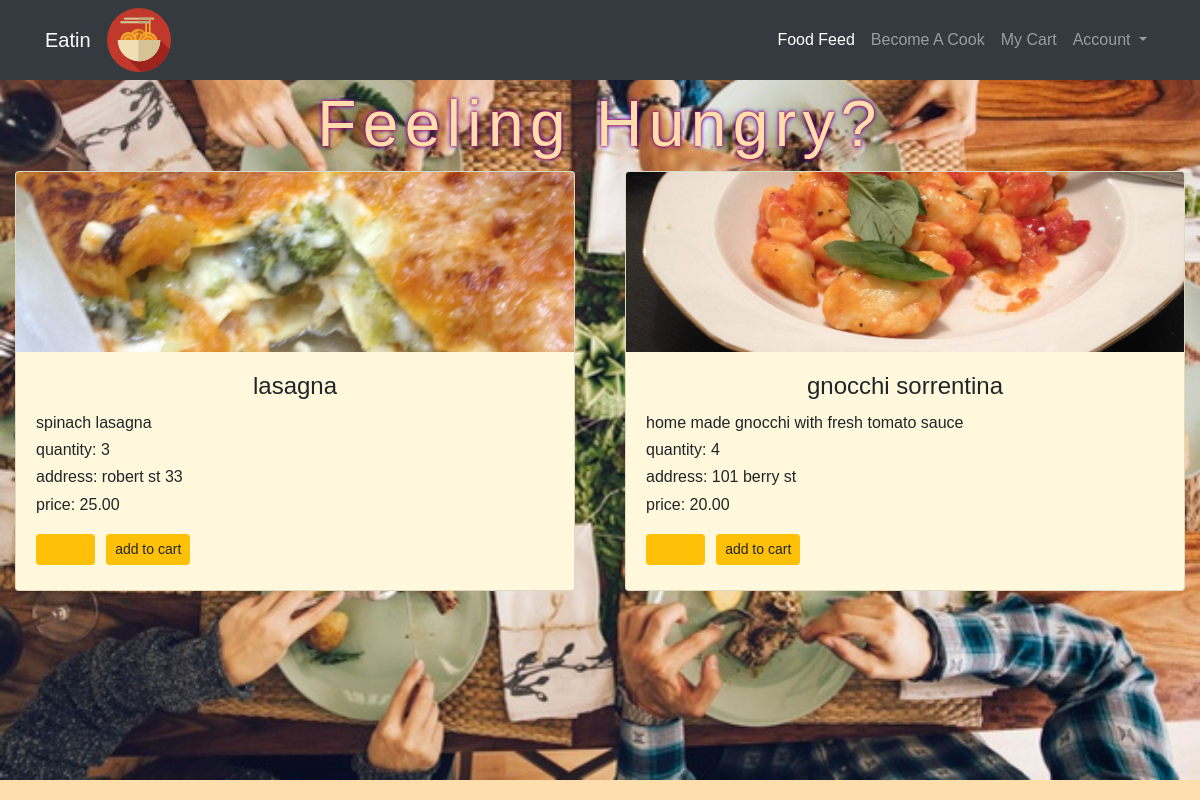
Before: /eatin/ with the older database file.
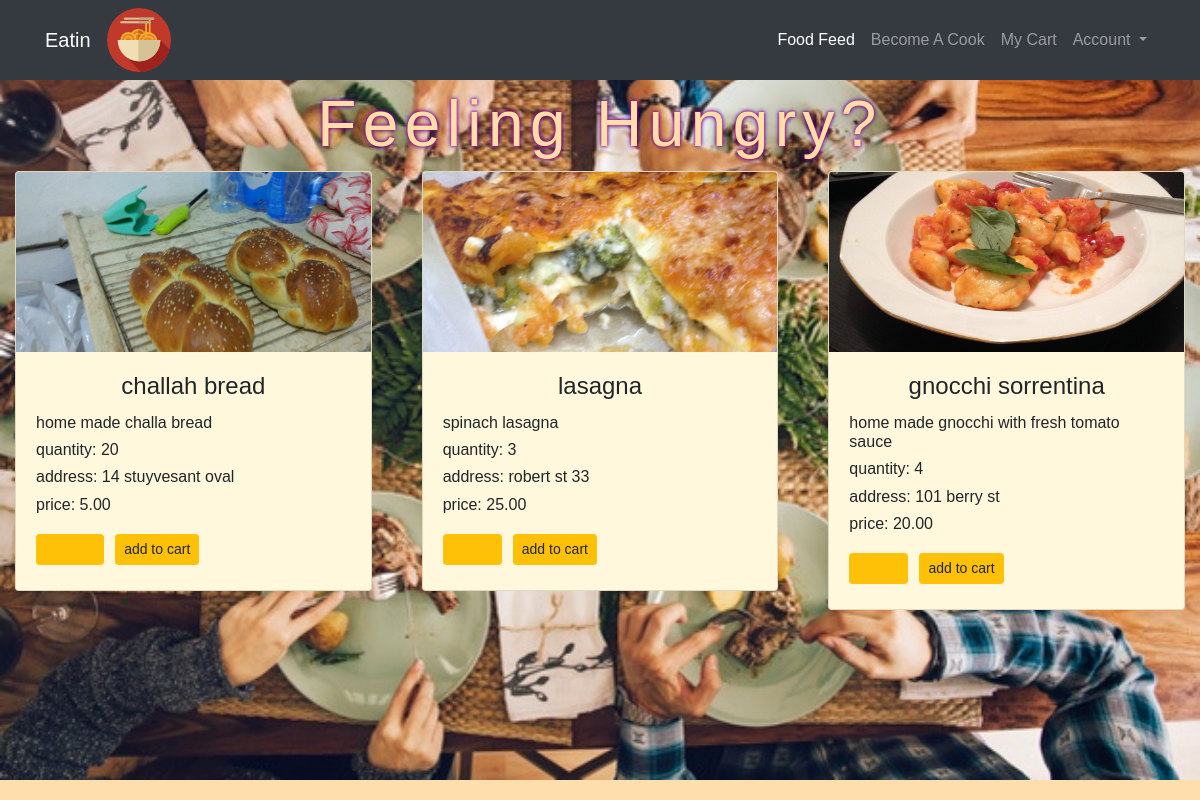
After: the same page with the newer database file.
### cook/models.py (models this page shows)
class Food(models.Model):
    user = models.ForeignKey(User,
    on_delete = models.CASCADE
    )
    title = models.CharField(max_length=20,null=True)
    description = models.CharField(max_length=100)
    price = models.DecimalField(max_digits=4, decimal_places=2,blank=False,null=False)
    created_at = models.DateTimeField(auto_now_add=True)
    updated_at = models.DateTimeField(auto_now=True)
    quantity = models.IntegerField(blank=False,null=False)
    image = models.ImageField(upload_to='media/images', default=None,blank=True)
    category = models.CharField(
        max_length=50,
        default='OTHER',
        null=False,
        choices= [
            ('ITALIAN', 'Italian'),
            ('DESERT', 'Desert'),
            ('BEVERAGES', 'Beverages'),
            ('THAI', 'Thai'),
            ('SUSHI', 'Sushi'),
            ('INADIAN', 'Indian'),
            ('MEDITERRANEAN','Mediterranean'),
            ('CHINESE','Chinese'),
            ('AMERICAN','American'),
            ('VIETNAMESE','Vietnamese'),
            ('GLUTEN-FREE','Gluten-Free'),
            ('VEGAN','Vegan'),
            ('SALAD','Salad'),
            ('ASIAN','Asian'),
            ('SOUP','Soup'),
            ('GREEK','Greek'),
            ('JAPANESE','Japanese'),
            ('HOME-COOKING','Home-Cooking'),
            ('OTHER','Other')
            ]
    )

### accounts/models.py (models this page shows)
class Profile(models.Model):
    user = models.OneToOneField(User,
    on_delete = models.CASCADE,
    primary_key=True,
    )
    address = models.CharField(max_length=80,default=None,null=True)
    Type = models.CharField(
        max_length=10,
        default='EATER',
        null=False,
        choices=  [
            ('COOK', 'Cook'),
            ('EATER', 'Eater'),
            ('BOTH', 'Both'),
            ]
    )

### feed/views.py (the view)
# urls.py: path('', views.display_feed, name='display_feed'),
def display_feed(request):
    if request.method == 'GET' or request.method == 'POST':
        foods = Food.objects.filter(quantity__gt=0)
        for food in foods:
            print(food.quantity)
        foods_desc = foods.order_by('-created_at')
        return render(request,'feed/index.html',{'all_foods':foods_desc})

### feed/templates/feed/index.html (shortened to what this page needs)
{% extends 'base.html' %}
{% load static %}
{% block content %}
<link rel="stylesheet" type="text/css" href="{% static 'feed/style.css' %}">
<div class="bg-img">
  <h1 class="container feed_title">Feeling Hungry?<h1>
      <div class="card-columns d-flex">
        {% for food in all_foods %}
        <div class="container-fluid">
          <div class="row">
            <div class="col-md d-flex">
              <div class="card">
                <div class="img-square-wrapper">
                  <img class="card-img-top" src="http://127.0.0.1:8000/media/{{food.image}}" alt="{{food.title}}">
                  <div class="card-body text-center">
                    <h4 class="card-title">{{food.title}}</h4>
                    <h6 class="card-text text-left">{{food.description}}</h6>
                    <h6 class="card-text text-left">quantity: {{food.quantity}}</h6>
                    <h6 class="card-text text-left">address: {{food.user.profile.address}}</h6>
                    <h6 class="card-text text-left">price: {{food.price}}</h6>
                    <div class="card-text text-left">
                      <form action="{% url 'add_to_cart' %}" method="POST">
                        <input type="number" class="btn btn-warning btn-sm" name="quantity" min="1" max="{{food.quantity}}">
                        <input type="submit" class="btn btn-warning btn-sm" value="add to cart">
                      </form>
                    </div>
                  </div>
                </div>
              </div>
            </div>
          </div>
        </div>
        {% endfor %}
        {% endblock %}

### templates/base.html (shortened to what this page needs)
{% load staticfiles %}
<!DOCTYPE html>
<html lang="en" dir="ltr">
<head>
  {% load static %}
  <link rel="stylesheet" href="https://maxcdn.bootstrapcdn.com/bootstrap/4.0.0-beta.3/css/bootstrap.min.css">
  <link rel="stylesheet" type="text/css" href="{% static 'eatin/style.css' %}">
</head>
<body>
  <nav class="navbar navbar-expand-lg navbar-dark bg-dark static-top">
    <div class="container">
      <a class="navbar-brand" href="/accounts/registration/">Eatin</a>
      <img src="/media/icons/spaguetti.png" alt="">
      <div class="collapse navbar-collapse" id="navbarNavDropdown">
        <ul class="navbar-nav ml-auto">
          <li class="nav-item active">
            <a class="nav-link" href="/eatin/">Food Feed
            </a>
          </li>
          <li class="nav-item">
            <a class="nav-link" href="/cook/">Become A Cook</a>
          </li>
          <li class="nav-item">
            <a class="nav-link" href="/cart/">My Cart</a>
          </li>
          <li class="nav-item dropdown">
            <a class="nav-link dropdown-toggle" href="#" id="navbarDropdownMenuLink" role="button" data-toggle="dropdown" aria-haspopup="true" aria-expanded="false">
              Account
            </a>
          </li>
        </ul>
      </div>
    </div>
  </nav <ul>
  <div class="wrapper">
    {% block content %}
    {% endblock %}
  </div>
</body>
</html>

### static/eatin/style.css (style rules this page uses)
body { background-color: NavajoWhite; font-family: "Copperplate","Comic Sans MS","Arial"; }

### feed/static/feed/style.css (style rules this page uses)
.feed_title { text-align: center; font-family: 'Copperplate', 'Arial'; font-size: 4em; letter-spacing: 0.1em; display: block; font-style:normal; padding-top: 0.1em; text-shadow: 0 0 3px #FF0000, 0 0 5px #0000FF; color: NavajoWhite; }
.card { background-color: Cornsilk; }
.card-img-top { width:100%; height: 15vw; object-fit: cover; }
.bg-img { background-image: url("/media/images/dinnerTable.jpg"); min-height: 700px; background-position: bottom left; background-repeat: no-repeat; background-size: cover; position: sticky; }

Changed rows visible on the page:
added Food: image (picture), title "challah bread", description "home made challa bread", quantity "20", user.profile.address "14 stuyvesant oval", price "5.00"
